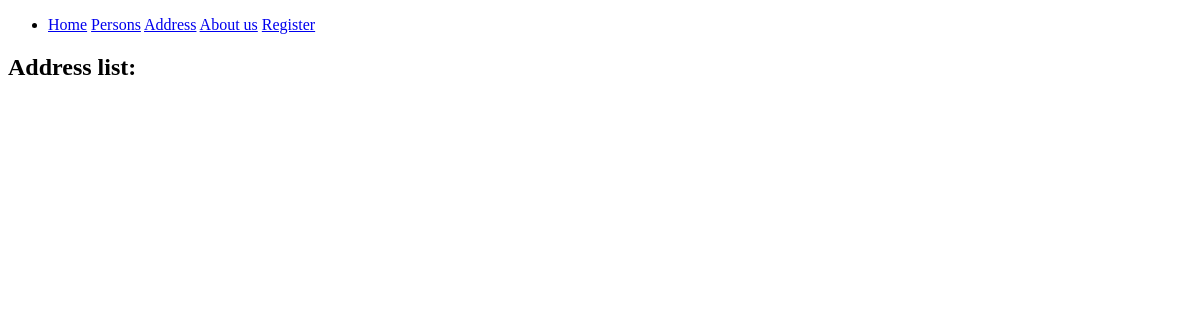
Page /address on the earlier database version.
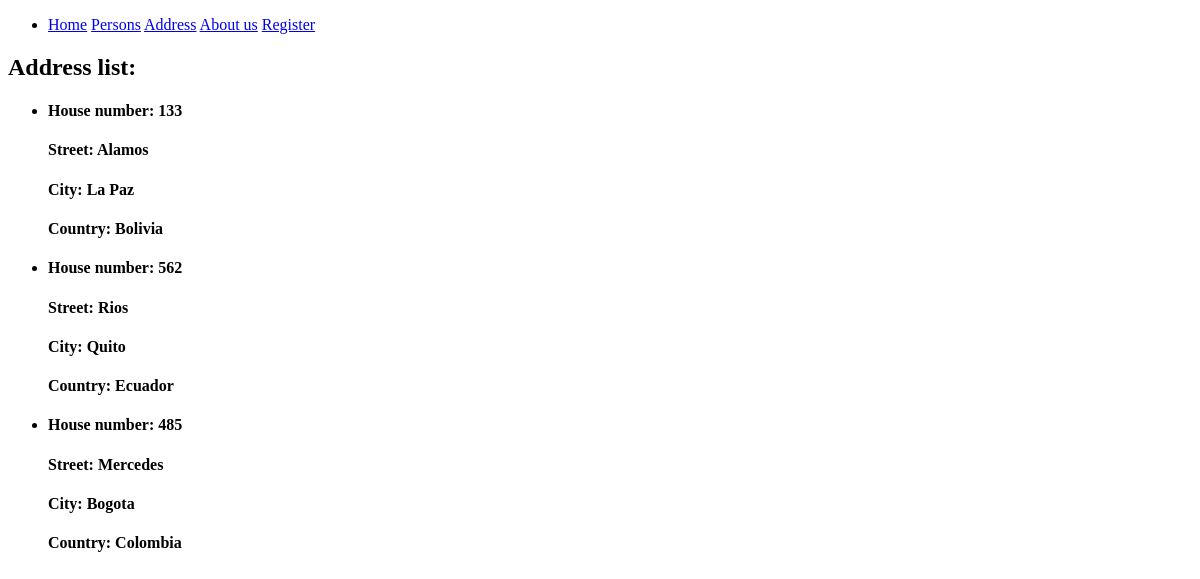
Same page on the later database version.
### crud_web/models.py (models this page shows, shortened)
class Address(models.Model):
    id = models.UUIDField(primary_key=True, default=uuid4, editable=False)
    house_number = models.IntegerField(unique=True)
    street = models.CharField(max_length=30)
    city = models.CharField(max_length=30)
    country = models.CharField(max_length=30)

### crud_web/views.py (the view)
# urls.py: path('address', views.address),
def address(request):
    address_list = list(Address.objects.values())
    address_objs = Address.objects.all()
    return render(request, 'address.html', {
        'address_str': address_list,
        'address_objs': address_objs
    })

### crud_web/templates/address.html (shortened to what this page needs)
<!DOCTYPE html>
<html lang="en">
<head>
</head>
<body>
  {% extends 'navbar.html' %}
  {% block content %}
  <h2>Address list:</h2>
    {% for address in address_objs %}
      <div>
        <ul>
          <li>
            <h4>House number: {{address.house_number}}</h4>
            <h4>Street:       {{address.street}}</h4>
            <h4>City:         {{address.city}}</h4>
            <h4>Country:      {{address.country}}</h4>
          </li>
        </ul>
      </div>
    {% endfor %}
  {% endblock %}

Differences in the rows shown:
added Address: house_number "133", street "Alamos", city "La Paz", country "Bolivia"
added Address: house_number "562", street "Rios", city "Quito", country "Ecuador"
added Address: house_number "485", street "Mercedes", city "Bogota", country "Colombia"
